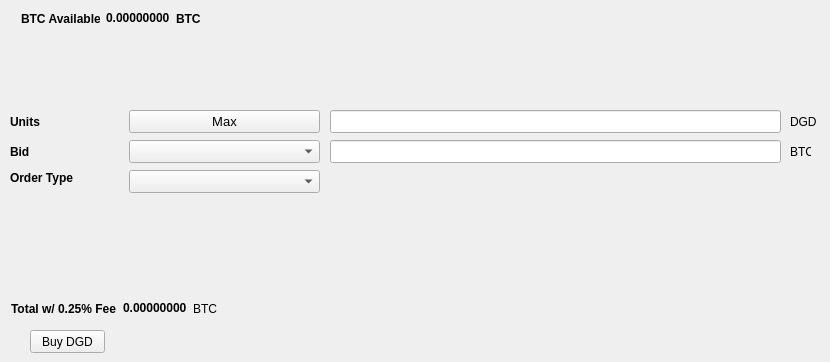
   <widget class="QWidget" name="BuyTab">
    <attribute name="title">
     <string>Buy</string>
    </attribute>
    <widget class="QPushButton" name="BuyDGD">
     <property name="geometry">
      <rect>
       <x>30</x>
       <y>330</y>
       <width>75</width>
       <height>23</height>
      </rect>
     </property>
     <property name="text">
      <string>Buy DGD</string>
     </property>
    </widget>
    <widget class="QLabel" name="label_3">
     <property name="geometry">
      <rect>
       <x>10</x>
       <y>110</y>
       <width>46</width>
       <height>23</height>
      </rect>
     </property>
     <property name="font">
      <font>
       <weight>75</weight>
       <bold>true</bold>
      </font>
     </property>
     <property name="text">
      <string>Units</string>
     </property>
    </widget>
    <widget class="QLineEdit" name="UnitsInput">
     <property name="geometry">
      <rect>
       <x>330</x>
       <y>110</y>
       <width>451</width>
       <height>23</height>
      </rect>
     </property>
     <property name="font">
      <font>
       <pointsize>9</pointsize>
       <weight>75</weight>
       <bold>true</bold>
      </font>
     </property>
    </widget>
    <widget class="QLineEdit" name="BuyBidPriceEdit">
     <property name="geometry">
      <rect>
       <x>330</x>
       <y>140</y>
       <width>451</width>
       <height>23</height>
      </rect>
     </property>
     <property name="font">
      <font>
       <pointsize>9</pointsize>
       <weight>75</weight>
       <bold>true</bold>
      </font>
     </property>
    </widget>
    <widget class="QLabel" name="label_4">
     <property name="geometry">
      <rect>
       <x>790</x>
       <y>110</y>
       <width>31</width>
       <height>23</height>
      </rect>
     </property>
     <property name="text">
      <string>DGD</string>
     </property>
    </widget>
    <widget class="QLabel" name="label_5">
     <property name="geometry">
      <rect>
       <x>790</x>
       <y>140</y>
       <width>21</width>
       <height>23</height>
      </rect>
     </property>
     <property name="text">
      <string>BTC</string>
     </property>
    </widget>
    <widget class="QLabel" name="label_6">
     <property name="geometry">
      <rect>
       <x>10</x>
       <y>140</y>
       <width>46</width>
       <height>23</height>
      </rect>
     </property>
     <property name="font">
      <font>
       <weight>75</weight>
       <bold>true</bold>
      </font>
     </property>
     <property name="text">
      <string>Bid</string>
     </property>
    </widget>
    <widget class="QLabel" name="label_7">
     <property name="geometry">
      <rect>
       <x>10</x>
       <y>170</y>
       <width>71</width>
       <height>16</height>
      </rect>
     </property>
     <property name="font">
      <font>
       <weight>75</weight>
       <bold>true</bold>
      </font>
     </property>
     <property name="text">
      <string>Order Type</string>
     </property>
    </widget>
    <widget class="QPushButton" name="Buy_Max_Amount">
     <property name="geometry">
      <rect>
       <x>129</x>
       <y>110</y>
       <width>191</width>
       <height>23</height>
      </rect>
     </property>
     <property name="font">
      <font>
       <pointsize>10</pointsize>
      </font>
     </property>
     <property name="text">
      <string>Max</string>
     </property>
    </widget>
    <widget class="QComboBox" name="BuyBidcomboBox">
     <property name="geometry">
      <rect>
       <x>129</x>
       <y>140</y>
       <width>191</width>
       <height>23</height>
      </rect>
     </property>
     <property name="font">
      <font>
       <pointsize>10</pointsize>
      </font>
     </property>
    </widget>
    <widget class="QComboBox" name="buyOrdertypeCombo">
     <property name="geometry">
      <rect>
       <x>129</x>
       <y>170</y>
       <width>191</width>
       <height>23</height>
      </rect>
     </property>
     <property name="font">
      <font>
       <pointsize>10</pointsize>
      </font>
     </property>
    </widget>
    <widget class="QWidget" name="layoutWidget">
     <property name="geometry">
      <rect>
       <x>21</x>
       <y>11</y>
       <width>180</width>
       <height>15</height>
      </rect>
     </property>
     <layout class="QHBoxLayout" name="horizontalLayout_3">
      <item>
       <widget class="QLabel" name="label232">
        <property name="font">
         <font>
          <weight>75</weight>
          <bold>true</bold>
         </font>
        </property>
        <property name="text">
         <string>BTC Available:</string>
        </property>
       </widget>
      </item>
      <item>
       <widget class="QLabel" name="BtcAvailableLbl">
        <property name="palette">
         <palette>
          <active>
           <colorrole role="WindowText">
            <brush brushstyle="SolidPattern">
             <color alpha="255">
              <red>0</red>
              <green>0</green>
              <blue>0</blue>
             </color>
            </brush>
           </colorrole>
           <colorrole role="Button">
            <brush brushstyle="SolidPattern">
             <color alpha="255">
              <red>0</red>
              <green>170</green>
              <blue>0</blue>
             </color>
            </brush>
           </colorrole>
           <colorrole role="Light">
            <brush brushstyle="SolidPattern">
             <color alpha="255">
              <red>0</red>
              <green>255</green>
              <blue>0</blue>
             </color>
            </brush>
           </colorrole>
           <colorrole role="Midlight">
            <brush brushstyle="SolidPattern">
             <color alpha="255">
              <red>0</red>
              <green>212</green>
              <blue>0</blue>
             </color>
            </brush>
           </colorrole>
           <colorrole role="Dark">
            <brush brushstyle="SolidPattern">
             <color alpha="255">
              <red>0</red>
              <green>85</green>
              <blue>0</blue>
             </color>
            </brush>
           </colorrole>
           <colorrole role="Mid">
            <brush brushstyle="SolidPattern">
             <color alpha="255">
              <red>0</red>
              <green>113</green>
              <blue>0</blue>
             </color>
            </brush>
           </colorrole>
           <colorrole role="Text">
            <brush brushstyle="SolidPattern">
             <color alpha="255">
              <red>0</red>
              <green>170</green>
              <blue>0</blue>
             </color>
            </brush>
           </colorrole>
           <colorrole role="BrightText">
            <brush brushstyle="SolidPattern">
             <color alpha="255">
              <red>255</red>
              <green>255</green>
              <blue>255</blue>
             </color>
            </brush>
           </colorrole>
           <colorrole role="ButtonText">
            <brush brushstyle="SolidPattern">
             <color alpha="255">
              <red>0</red>
              <green>0</green>
              <blue>0</blue>
             </color>
            </brush>
           </colorrole>
           <colorrole role="Base">
            <brush brushstyle="SolidPattern">
             <color alpha="255">
              <red>255</red>
              <green>255</green>
              <blue>255</blue>
             </color>
            </brush>
           </colorrole>
           <colorrole role="Window">
            <brush brushstyle="SolidPattern">
             <color alpha="255">
              <red>0</red>
              <green>170</green>
              <blue>0</blue>
             </color>
            </brush>
           </colorrole>
           <colorrole role="Shadow">
            <brush brushstyle="SolidPattern">
             <color alpha="255">
              <red>0</red>
              <green>0</green>
              <blue>0</blue>
             </color>
            </brush>
           </colorrole>
           <colorrole role="AlternateBase">
            <brush brushstyle="SolidPattern">
             <color alpha="255">
              <red>127</red>
              <green>212</green>
              <blue>127</blue>
             </color>
            </brush>
           </colorrole>
           <colorrole role="ToolTipBase">
            <brush brushstyle="SolidPattern">
             <color alpha="255">
              <red>255</red>
              <green>255</green>
              <blue>220</blue>
             </color>
            </brush>
           </colorrole>
           <colorrole role="ToolTipText">
            <brush brushstyle="SolidPattern">
             <color alpha="255">
              <red>0</red>
              <green>0</green>
              <blue>0</blue>
             </color>
            </brush>
           </colorrole>
          </active>
          <inactive>
           <colorrole role="WindowText">
            <brush brushstyle="SolidPattern">
             <color alpha="255">
              <red>0</red>
              <green>0</green>
              <blue>0</blue>
             </color>
            </brush>
           </colorrole>
           <colorrole role="Button">
            <brush brushstyle="SolidPattern">
             <color alpha="255">
              <red>0</red>
              <green>170</green>
              <blue>0</blue>
             </color>
            </brush>
           </colorrole>
           <colorrole role="Light">
            <brush brushstyle="SolidPattern">
             <color alpha="255">
              <red>0</red>
              <green>255</green>
              <blue>0</blue>
             </color>
            </brush>
           </colorrole>
           <colorrole role="Midlight">
            <brush brushstyle="SolidPattern">
             <color alpha="255">
              <red>0</red>
              <green>212</green>
              <blue>0</blue>
             </color>
            </brush>
           </colorrole>
           <colorrole role="Dark">
            <brush brushstyle="SolidPattern">
             <color alpha="255">
              <red>0</red>
              <green>85</green>
              <blue>0</blue>
             </color>
            </brush>
           </colorrole>
           <colorrole role="Mid">
            <brush brushstyle="SolidPattern">
             <color alpha="255">
              <red>0</red>
              <green>113</green>
              <blue>0</blue>
             </color>
            </brush>
           </colorrole>
           <colorrole role="Text">
            <brush brushstyle="SolidPattern">
             <color alpha="255">
              <red>0</red>
              <green>170</green>
              <blue>0</blue>
             </color>
            </brush>
           </colorrole>
           <colorrole role="BrightText">
            <brush brushstyle="SolidPattern">
             <color alpha="255">
              <red>255</red>
              <green>255</green>
              <blue>255</blue>
             </color>
            </brush>
           </colorrole>
           <colorrole role="ButtonText">
            <brush brushstyle="SolidPattern">
             <color alpha="255">
              <red>0</red>
              <green>0</green>
              <blue>0</blue>
             </color>
            </brush>
           </colorrole>
           <colorrole role="Base">
            <brush brushstyle="SolidPattern">
             <color alpha="255">
              <red>255</red>
              <green>255</green>
              <blue>255</blue>
             </color>
            </brush>
           </colorrole>
           <colorrole role="Window">
            <brush brushstyle="SolidPattern">
             <color alpha="255">
              <red>0</red>
              <green>170</green>
              <blue>0</blue>
             </color>
            </brush>
           </colorrole>
           <colorrole role="Shadow">
            <brush brushstyle="SolidPattern">
             <color alpha="255">
              <red>0</red>
              <green>0</green>
              <blue>0</blue>
             </color>
            </brush>
           </colorrole>
           <colorrole role="AlternateBase">
            <brush brushstyle="SolidPattern">
             <color alpha="255">
              <red>127</red>
              <green>212</green>
              <blue>127</blue>
             </color>
            </brush>
           </colorrole>
           <colorrole role="ToolTipBase">
            <brush brushstyle="SolidPattern">
             <color alpha="255">
              <red>255</red>
              <green>255</green>
              <blue>220</blue>
             </color>
            </brush>
           </colorrole>
           <colorrole role="ToolTipText">
            <brush brushstyle="SolidPattern">
             <color alpha="255">
              <red>0</red>
              <green>0</green>
              <blue>0</blue>
             </color>
            </brush>
           </colorrole>
          </inactive>
          <disabled>
           <colorrole role="WindowText">
            <brush brushstyle="SolidPattern">
             <color alpha="255">
              <red>0</red>
              <green>85</green>
              <blue>0</blue>
             </color>
            </brush>
           </colorrole>
           <colorrole role="Button">
            <brush brushstyle="SolidPattern">
             <color alpha="255">
              <red>0</red>
              <green>170</green>
              <blue>0</blue>
             </color>
            </brush>
           </colorrole>
           <colorrole role="Light">
            <brush brushstyle="SolidPattern">
             <color alpha="255">
              <red>0</red>
              <green>255</green>
              <blue>0</blue>
             </color>
            </brush>
           </colorrole>
           <colorrole role="Midlight">
            <brush brushstyle="SolidPattern">
             <color alpha="255">
              <red>0</red>
              <green>212</green>
              <blue>0</blue>
             </color>
            </brush>
           </colorrole>
           <colorrole role="Dark">
            <brush brushstyle="SolidPattern">
             <color alpha="255">
              <red>0</red>
              <green>85</green>
              <blue>0</blue>
             </color>
            </brush>
           </colorrole>
           <colorrole role="Mid">
            <brush brushstyle="SolidPattern">
             <color alpha="255">
              <red>0</red>
              <green>113</green>
              <blue>0</blue>
             </color>
            </brush>
           </colorrole>
           <colorrole role="Text">
            <brush brushstyle="SolidPattern">
             <color alpha="255">
              <red>0</red>
              <green>85</green>
              <blue>0</blue>
             </color>
            </brush>
           </colorrole>
           <colorrole role="BrightText">
            <brush brushstyle="SolidPattern">
             <color alpha="255">
              <red>255</red>
              <green>255</green>
              <blue>255</blue>
             </color>
            </brush>
           </colorrole>
           <colorrole role="ButtonText">
            <brush brushstyle="SolidPattern">
             <color alpha="255">
              <red>0</red>
              <green>85</green>
              <blue>0</blue>
             </color>
            </brush>
           </colorrole>
           <colorrole role="Base">
            <brush brushstyle="SolidPattern">
             <color alpha="255">
              <red>0</red>
              <green>170</green>
              <blue>0</blue>
             </color>
            </brush>
           </colorrole>
           <colorrole role="Window">
            <brush brushstyle="SolidPattern">
             <color alpha="255">
              <red>0</red>
              <green>170</green>
              <blue>0</blue>
             </color>
            </brush>
           </colorrole>
           <colorrole role="Shadow">
            <brush brushstyle="SolidPattern">
             <color alpha="255">
              <red>0</red>
              <green>0</green>
              <blue>0</blue>
             </color>
            </brush>
           </colorrole>
           <colorrole role="AlternateBase">
            <brush brushstyle="SolidPattern">
             <color alpha="255">
              <red>0</red>
              <green>170</green>
              <blue>0</blue>
             </color>
            </brush>
           </colorrole>
           <colorrole role="ToolTipBase">
            <brush brushstyle="SolidPattern">
             <color alpha="255">
              <red>255</red>
              <green>255</green>
              <blue>220</blue>
             </color>
            </brush>
           </colorrole>
           <colorrole role="ToolTipText">
            <brush brushstyle="SolidPattern">
             <color alpha="255">
              <red>0</red>
              <green>0</green>
              <blue>0</blue>
             </color>
            </brush>
           </colorrole>
          </disabled>
         </palette>
        </property>
        <property name="font">
         <font>
          <weight>75</weight>
          <bold>true</bold>
         </font>
        </property>
        <property name="text">
         <string>0.00000000</string>
        </property>
        <property name="textInteractionFlags">
         <set>Qt::LinksAccessibleByMouse|Qt::TextSelectableByKeyboard|Qt::TextSelectableByMouse</set>
        </property>
       </widget>
      </item>
      <item>
       <widget class="QLabel" name="BtcAvailableLbl_2">
        <property name="font">
         <font>
          <weight>75</weight>
          <bold>true</bold>
         </font>
        </property>
        <property name="text">
         <string>BTC</string>
        </property>
       </widget>
      </item>
     </layout>
    </widget>
    <widget class="QWidget" name="layoutWidget">
     <property name="geometry">
      <rect>
       <x>11</x>
       <y>301</y>
       <width>209</width>
       <height>15</height>
      </rect>
     </property>
     <layout class="QHBoxLayout" name="horizontalLayout_4">
      <item>
       <widget class="QLabel" name="label_9">
        <property name="font">
         <font>
          <weight>75</weight>
          <bold>true</bold>
         </font>
        </property>
        <property name="text">
         <string>Total w/ 0.25% Fee</string>
        </property>
       </widget>
      </item>
      <item>
       <widget class="QLabel" name="BuyCostLabel">
        <property name="palette">
         <palette>
          <active>
           <colorrole role="WindowText">
            <brush brushstyle="SolidPattern">
             <color alpha="255">
              <red>0</red>
              <green>0</green>
              <blue>0</blue>
             </color>
            </brush>
           </colorrole>
           <colorrole role="Button">
            <brush brushstyle="SolidPattern">
             <color alpha="255">
              <red>0</red>
              <green>170</green>
              <blue>0</blue>
             </color>
            </brush>
           </colorrole>
           <colorrole role="Light">
            <brush brushstyle="SolidPattern">
             <color alpha="255">
              <red>0</red>
              <green>255</green>
              <blue>0</blue>
             </color>
            </brush>
           </colorrole>
           <colorrole role="Midlight">
            <brush brushstyle="SolidPattern">
             <color alpha="255">
              <red>0</red>
              <green>212</green>
              <blue>0</blue>
             </color>
            </brush>
           </colorrole>
           <colorrole role="Dark">
            <brush brushstyle="SolidPattern">
             <color alpha="255">
              <red>0</red>
              <green>85</green>
              <blue>0</blue>
             </color>
            </brush>
           </colorrole>
           <colorrole role="Mid">
            <brush brushstyle="SolidPattern">
             <color alpha="255">
              <red>0</red>
              <green>113</green>
              <blue>0</blue>
             </color>
            </brush>
           </colorrole>
           <colorrole role="Text">
            <brush brushstyle="SolidPattern">
             <color alpha="255">
              <red>0</red>
              <green>170</green>
              <blue>0</blue>
             </color>
            </brush>
           </colorrole>
           <colorrole role="BrightText">
            <brush brushstyle="SolidPattern">
             <color alpha="255">
              <red>255</red>
              <green>255</green>
              <blue>255</blue>
             </color>
            </brush>
           </colorrole>
           <colorrole role="ButtonText">
            <brush brushstyle="SolidPattern">
             <color alpha="255">
              <red>0</red>
              <green>0</green>
              <blue>0</blue>
             </color>
            </brush>
           </colorrole>
           <colorrole role="Base">
            <brush brushstyle="SolidPattern">
             <color alpha="255">
              <red>255</red>
              <green>255</green>
              <blue>255</blue>
             </color>
            </brush>
           </colorrole>
           <colorrole role="Window">
            <brush brushstyle="SolidPattern">
             <color alpha="255">
              <red>0</red>
              <green>170</green>
              <blue>0</blue>
             </color>
            </brush>
           </colorrole>
           <colorrole role="Shadow">
            <brush brushstyle="SolidPattern">
             <color alpha="255">
              <red>0</red>
              <green>0</green>
              <blue>0</blue>
             </color>
            </brush>
           </colorrole>
           <colorrole role="AlternateBase">
            <brush brushstyle="SolidPattern">
             <color alpha="255">
              <red>127</red>
              <green>212</green>
              <blue>127</blue>
             </color>
            </brush>
           </colorrole>
           <colorrole role="ToolTipBase">
            <brush brushstyle="SolidPattern">
             <color alpha="255">
              <red>255</red>
              <green>255</green>
              <blue>220</blue>
             </color>
            </brush>
           </colorrole>
           <colorrole role="ToolTipText">
            <brush brushstyle="SolidPattern">
             <color alpha="255">
              <red>0</red>
              <green>0</green>
              <blue>0</blue>
             </color>
            </brush>
           </colorrole>
          </active>
          <inactive>
           <colorrole role="WindowText">
            <brush brushstyle="SolidPattern">
             <color alpha="255">
              <red>0</red>
              <green>0</green>
              <blue>0</blue>
             </color>
            </brush>
           </colorrole>
           <colorrole role="Button">
            <brush brushstyle="SolidPattern">
             <color alpha="255">
              <red>0</red>
              <green>170</green>
              <blue>0</blue>
             </color>
            </brush>
           </colorrole>
           <colorrole role="Light">
            <brush brushstyle="SolidPattern">
             <color alpha="255">
              <red>0</red>
              <green>255</green>
              <blue>0</blue>
             </color>
            </brush>
           </colorrole>
           <colorrole role="Midlight">
            <brush brushstyle="SolidPattern">
             <color alpha="255">
              <red>0</red>
              <green>212</green>
              <blue>0</blue>
             </color>
            </brush>
           </colorrole>
           <colorrole role="Dark">
            <brush brushstyle="SolidPattern">
             <color alpha="255">
              <red>0</red>
              <green>85</green>
              <blue>0</blue>
             </color>
            </brush>
           </colorrole>
           <colorrole role="Mid">
            <brush brushstyle="SolidPattern">
             <color alpha="255">
              <red>0</red>
              <green>113</green>
              <blue>0</blue>
             </color>
            </brush>
           </colorrole>
           <colorrole role="Text">
            <brush brushstyle="SolidPattern">
             <color alpha="255">
              <red>0</red>
              <green>170</green>
              <blue>0</blue>
             </color>
            </brush>
           </colorrole>
           <colorrole role="BrightText">
            <brush brushstyle="SolidPattern">
             <color alpha="255">
              <red>255</red>
              <green>255</green>
              <blue>255</blue>
             </color>
            </brush>
           </colorrole>
           <colorrole role="ButtonText">
            <brush brushstyle="SolidPattern">
             <color alpha="255">
              <red>0</red>
              <green>0</green>
              <blue>0</blue>
             </color>
            </brush>
           </colorrole>
           <colorrole role="Base">
            <brush brushstyle="SolidPattern">
             <color alpha="255">
              <red>255</red>
              <green>255</green>
              <blue>255</blue>
             </color>
            </brush>
           </colorrole>
           <colorrole role="Window">
            <brush brushstyle="SolidPattern">
             <color alpha="255">
              <red>0</red>
              <green>170</green>
              <blue>0</blue>
             </color>
            </brush>
           </colorrole>
           <colorrole role="Shadow">
            <brush brushstyle="SolidPattern">
             <color alpha="255">
              <red>0</red>
              <green>0</green>
              <blue>0</blue>
             </color>
            </brush>
           </colorrole>
           <colorrole role="AlternateBase">
            <brush brushstyle="SolidPattern">
             <color alpha="255">
              <red>127</red>
              <green>212</green>
              <blue>127</blue>
             </color>
            </brush>
           </colorrole>
           <colorrole role="ToolTipBase">
            <brush brushstyle="SolidPattern">
             <color alpha="255">
              <red>255</red>
              <green>255</green>
              <blue>220</blue>
             </color>
            </brush>
           </colorrole>
           <colorrole role="ToolTipText">
            <brush brushstyle="SolidPattern">
             <color alpha="255">
              <red>0</red>
              <green>0</green>
              <blue>0</blue>
             </color>
            </brush>
           </colorrole>
          </inactive>
          <disabled>
           <colorrole role="WindowText">
            <brush brushstyle="SolidPattern">
             <color alpha="255">
              <red>0</red>
              <green>85</green>
              <blue>0</blue>
             </color>
            </brush>
           </colorrole>
           <colorrole role="Button">
            <brush brushstyle="SolidPattern">
             <color alpha="255">
              <red>0</red>
              <green>170</green>
              <blue>0</blue>
             </color>
            </brush>
           </colorrole>
           <colorrole role="Light">
            <brush brushstyle="SolidPattern">
             <color alpha="255">
              <red>0</red>
              <green>255</green>
              <blue>0</blue>
             </color>
            </brush>
           </colorrole>
           <colorrole role="Midlight">
            <brush brushstyle="SolidPattern">
             <color alpha="255">
              <red>0</red>
              <green>212</green>
              <blue>0</blue>
             </color>
            </brush>
           </colorrole>
           <colorrole role="Dark">
            <brush brushstyle="SolidPattern">
             <color alpha="255">
              <red>0</red>
              <green>85</green>
              <blue>0</blue>
             </color>
            </brush>
           </colorrole>
           <colorrole role="Mid">
            <brush brushstyle="SolidPattern">
             <color alpha="255">
              <red>0</red>
              <green>113</green>
              <blue>0</blue>
             </color>
            </brush>
           </colorrole>
           <colorrole role="Text">
            <brush brushstyle="SolidPattern">
             <color alpha="255">
              <red>0</red>
              <green>85</green>
              <blue>0</blue>
             </color>
            </brush>
           </colorrole>
           <colorrole role="BrightText">
            <brush brushstyle="SolidPattern">
             <color alpha="255">
              <red>255</red>
              <green>255</green>
              <blue>255</blue>
             </color>
            </brush>
           </colorrole>
           <colorrole role="ButtonText">
            <brush brushstyle="SolidPattern">
             <color alpha="255">
              <red>0</red>
              <green>85</green>
              <blue>0</blue>
             </color>
            </brush>
           </colorrole>
           <colorrole role="Base">
            <brush brushstyle="SolidPattern">
             <color alpha="255">
              <red>0</red>
              <green>170</green>
              <blue>0</blue>
             </color>
            </brush>
           </colorrole>
           <colorrole role="Window">
            <brush brushstyle="SolidPattern">
             <color alpha="255">
              <red>0</red>
              <green>170</green>
              <blue>0</blue>
             </color>
            </brush>
           </colorrole>
           <colorrole role="Shadow">
            <brush brushstyle="SolidPattern">
             <color alpha="255">
              <red>0</red>
              <green>0</green>
              <blue>0</blue>
             </color>
            </brush>
           </colorrole>
           <colorrole role="AlternateBase">
            <brush brushstyle="SolidPattern">
             <color alpha="255">
              <red>0</red>
              <green>170</green>
              <blue>0</blue>
             </color>
            </brush>
           </colorrole>
           <colorrole role="ToolTipBase">
            <brush brushstyle="SolidPattern">
             <color alpha="255">
              <red>255</red>
              <green>255</green>
              <blue>220</blue>
             </color>
            </brush>
           </colorrole>
           <colorrole role="ToolTipText">
            <brush brushstyle="SolidPattern">
             <color alpha="255">
              <red>0</red>
              <green>0</green>
              <blue>0</blue>
             </color>
            </brush>
           </colorrole>
          </disabled>
         </palette>
        </property>
        <property name="font">
         <font>
          <weight>75</weight>
          <bold>true</bold>
         </font>
        </property>
        <property name="autoFillBackground">
         <bool>false</bool>
        </property>
        <property name="text">
         <string>0.00000000</string>
        </property>
        <property name="textInteractionFlags">
         <set>Qt::LinksAccessibleByMouse|Qt::TextSelectableByMouse</set>
        </property>
       </widget>
      </item>
      <item>
       <widget class="QLabel" name="label_10">
        <property name="font">
         <font>
          <weight>50</weight>
          <bold>false</bold>
         </font>
        </property>
        <property name="text">
         <string>BTC</string>
        </property>
       </widget>
      </item>
     </layout>
    </widget>
   </widget>
